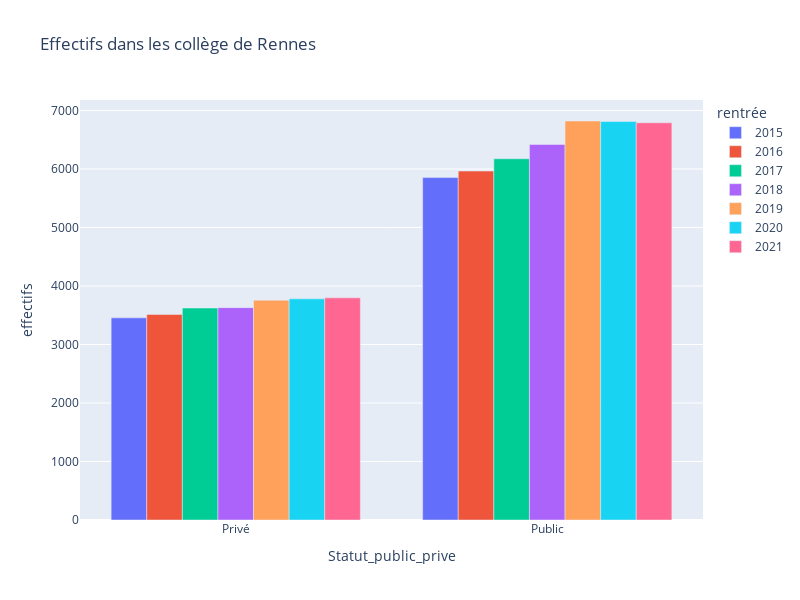

Notebook code cell kept with this figure:
### Code cell
df_effectifs_rennes_status = df_effectifs_rennes.groupby(["rentrée", "Statut_public_prive"])["effectifs"].sum().reset_index()
px.bar(df_effectifs_rennes_status, x="Statut_public_prive", y="effectifs", color="rentrée", barmode="group" ,title="Effectifs dans les collège de Rennes", width=800, height=600)

### Figure 1 — Plotly figure (JSON) as saved in the notebook; plotly's stock layout.template omitted (floating-point values rounded to 4 significant figures)
{"data": [{"alignmentgroup": "True", "hovertemplate": "rentrée=2015<br>Statut_public_prive=%{x}<br>effectifs=%{y}<extra></extra>", "legendgroup": "2015", "marker": {"color": "#636efa", "pattern": {"shape": ""}}, "name": "2015", "offsetgroup": "2015", "orientation": "v", "showlegend": true, "textposition": "auto", "type": "bar", "x": ["Privé", "Public"], "xaxis": "x", "y": [3455, 5853], "yaxis": "y"}, {"alignmentgroup": "True", "hovertemplate": "rentrée=2016<br>Statut_public_prive=%{x}<br>effectifs=%{y}<extra></extra>", "legendgroup": "2016", "marker": {"color": "#EF553B", "pattern": {"shape": ""}}, "name": "2016", "offsetgroup": "2016", "orientation": "v", "showlegend": true, "textposition": "auto", "type": "bar", "x": ["Privé", "Public"], "xaxis": "x", "y": [3513, 5964], "yaxis": "y"}, {"alignmentgroup": "True", "hovertemplate": "rentrée=2017<br>Statut_public_prive=%{x}<br>effectifs=%{y}<extra></extra>", "legendgroup": "2017", "marker": {"color": "#00cc96", "pattern": {"shape": ""}}, "name": "2017", "offsetgroup": "2017", "orientation": "v", "showlegend": true, "textposition": "auto", "type": "bar", "x": ["Privé", "Public"], "xaxis": "x", "y": [3623, 6174], "yaxis": "y"}, {"alignmentgroup": "True", "hovertemplate": "rentrée=2018<br>Statut_public_prive=%{x}<br>effectifs=%{y}<extra></extra>", "legendgroup": "2018", "marker": {"color": "#ab63fa", "pattern": {"shape": ""}}, "name": "2018", "offsetgroup": "2018", "orientation": "v", "showlegend": true, "textposition": "auto", "type": "bar", "x": ["Privé", "Public"], "xaxis": "x", "y": [3630, 6419], "yaxis": "y"}, {"alignmentgroup": "True", "hovertemplate": "rentrée=2019<br>Statut_public_prive=%{x}<br>effectifs=%{y}<extra></extra>", "legendgroup": "2019", "marker": {"color": "#FFA15A", "pattern": {"shape": ""}}, "name": "2019", "offsetgroup": "2019", "orientation": "v", "showlegend": true, "textposition": "auto", "type": "bar", "x": ["Privé", "Public"], "xaxis": "x", "y": [3758, 6820], "yaxis": "y"}, {"alignmentgroup": "True", "hovertemplate": "rentrée=2020<br>Statut_public_prive=%{x}<br>effectifs=%{y}<extra></extra>", "legendgroup": "2020", "marker": {"color": "#19d3f3", "pattern": {"shape": ""}}, "name": "2020", "offsetgroup": "2020", "orientation": "v", "showlegend": true, "textposition": "auto", "type": "bar", "x": ["Privé", "Public"], "xaxis": "x", "y": [3780, 6811], "yaxis": "y"}, {"alignmentgroup": "True", "hovertemplate": "rentrée=2021<br>Statut_public_prive=%{x}<br>effectifs=%{y}<extra></extra>", "legendgroup": "2021", "marker": {"color": "#FF6692", "pattern": {"shape": ""}}, "name": "2021", "offsetgroup": "2021", "orientation": "v", "showlegend": true, "textposition": "auto", "type": "bar", "x": ["Privé", "Public"], "xaxis": "x", "y": [3797, 6789], "yaxis": "y"}], "layout": {"barmode": "group", "height": 600, "legend": {"title": {"text": "rentrée"}, "tracegroupgap": 0}, "title": {"text": "Effectifs dans les collège de Rennes"}, "width": 800, "xaxis": {"anchor": "y", "autorange": true, "domain": [0, 1], "range": [-0.5, 1.5], "title": {"text": "Statut_public_prive"}, "type": "category"}, "yaxis": {"anchor": "x", "autorange": true, "domain": [0, 1], "range": [0, 7179.0], "title": {"text": "effectifs"}, "type": "linear"}}}
